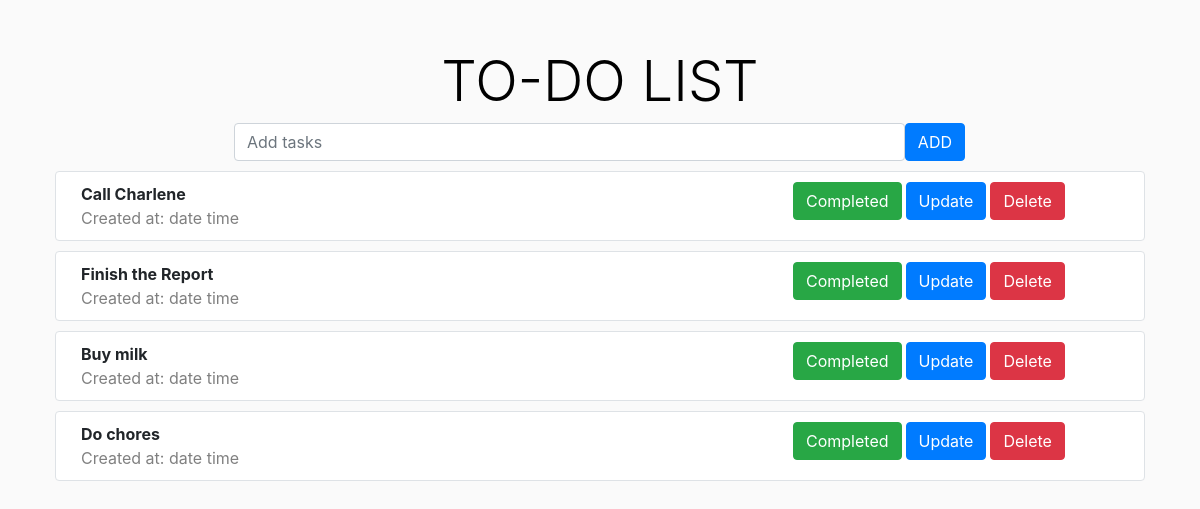
/todo/, run on the app's committed database.
### todo/models.py (models this page shows)
class Task(models.Model):
    task = models.CharField(max_length=200)
    completed = models.BooleanField(max_length=30)
    created_at = models.DateTimeField(auto_now_add=True)
    def __str__(self):
        return self.task

### todo/views.py (the view)
# urls.py: path('', views.index, name="index"),
def index(request):
    tasks = Task.objects.all()
    context = {'tasks': tasks}
    return render(request, 'todo/index.html', context)

### templates/todo/index.html (shortened to what this page needs)
{% extends 'todo/base.html' %}
{% block body %}
    <div class="row justify-content-center">
        <div class="col-8 align-center">
            <form action="{% url 'add' %}" method="post">
            <div class="input-group-append">
                <input type="text" class="form-control" placeholder="Add tasks" name="task">
                <button class="btn btn-primary" type="submit">ADD</button>
            </div>
            </form>
        </div>
    </div>
    {% for task in tasks %}
        <div class="row taskbox border">
            <div class="col-8 justify-content-start">
                <div class="font-weight-bold">{{ task }}</div>
                <div class="datetime">Created at: {{ created_at }} date time</div>
            </div>
            <div class=" col-4 d-flex taskButtons">
                <div class="mr-1"><button class="btn btn-success" type="submit">Completed</button></div>
                <div class="mr-1"><a href="{% url 'update' %}?id={{ task.id }}"><button class="btn btn-primary" type="submit">Update</button></a></div>
                <div><a href="{% url 'delete' %}?id={{ task.id }}"><button class="btn btn-danger" type="submit">Delete</button></a></div>
            </div>
        </div>
    {% endfor %}
{% endblock %}

### static/css/todo.css (style rules this page uses)
body { background-color: #fafafa; }
.datetime { size: 0.7rem; color: gray; }
.taskbox { border: 1px silver; border-radius: 0.25rem; background-color: white; margin: 10px; padding: 10px; }

### data on the page
Task: task "Call Charlene"
Task: task "Finish the Report"
Task: task "Buy milk"
Task: task "Do chores"
